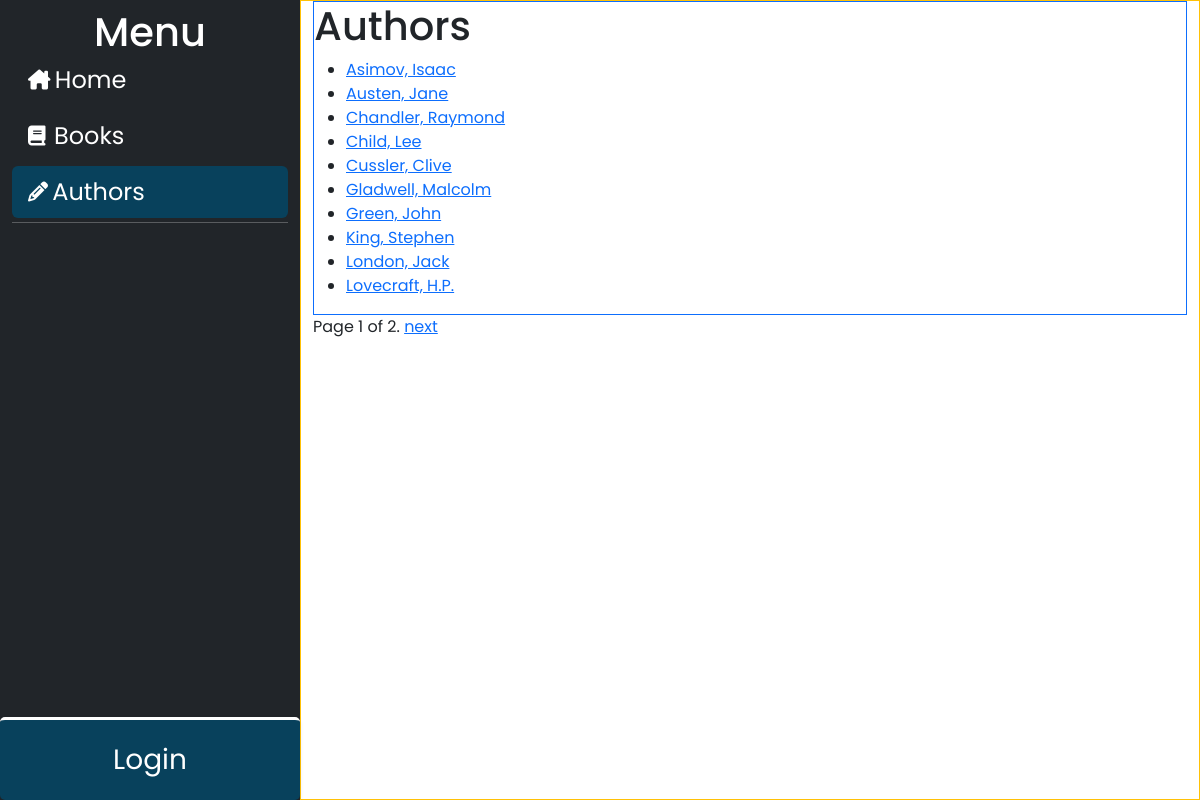
Screenshot of /catalog/authors/ with the database file from the repository.
### catalog/models.py (models this page shows)
class Author(models.Model):
    first_name = models.CharField(max_length=100)
    last_name = models.CharField(max_length=100)
    date_of_birth = models.DateField(null=True, blank=True)
    date_of_death = models.DateField('Died', null=True, blank=True)
    class Meta:
        ordering = ['last_name', 'first_name']
    def get_absolute_url(self):
        return reverse('author-detail', args=[str(self.id)])
    def __str__(self):
        return f'{self.last_name}, {self.first_name}'

### catalog/views.py (the view)
# urls.py: path('authors/', views.AuthorListView.as_view(), name='authors'),
class AuthorListView(generic.ListView):
    model = Author
    paginate_by = 10

### catalog/templates/catalog/author_list.html
{% extends "base_generic.html" %}
{% block content %}
  <h1>Authors</h1>
  {% if author_list %}
    <ul>
      {% for author in author_list %}
      <li>
        <a href="{{ author.get_absolute_url }}">{{ author }}</a>
      </li>
      {% endfor %}
    </ul>
  {% else %}
    <p>There are no authors in the library.</p>
  {% endif %}
{% endblock %}

### catalog/static/css/styles.css (style rules this page uses)
* { box-sizing: border-box; margin: 0; padding: 0; font-family: "Poppins", sans-serif; }

### rows the page displays
Author: last_name+first_name "Asimov, Isaac"
Author: last_name+first_name "Austen, Jane"
Author: last_name+first_name "Chandler, Raymond"
Author: last_name+first_name "Child, Lee"
Author: last_name+first_name "Cussler, Clive"
Author: last_name+first_name "Gladwell, Malcolm"
Author: last_name+first_name "Green, John"
Author: last_name+first_name "King, Stephen"
Author: last_name+first_name "London, Jack"
Author: last_name+first_name "Lovecraft, H.P."

### other values shown
{{ page_obj.number }} "1"
{{ page_obj.paginator.num_pages }} "2"
